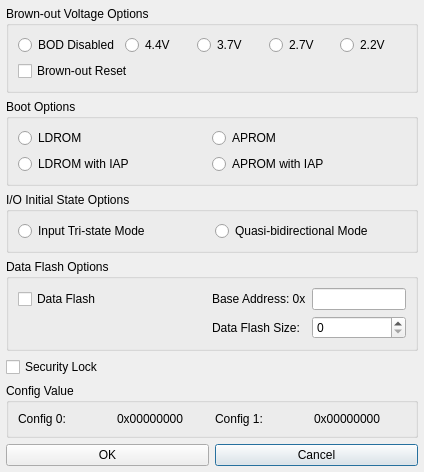
<?xml version="1.0" encoding="UTF-8"?>
<ui version="4.0">
 <class>Dialog</class>
 <widget class="QDialog" name="Dialog">
  <property name="geometry">
   <rect>
    <x>0</x>
    <y>0</y>
    <width>424</width>
    <height>381</height>
   </rect>
  </property>
  <layout class="QGridLayout" name="outer_layout">
   <property name="leftMargin">
    <number>6</number>
   </property>
   <property name="topMargin">
    <number>6</number>
   </property>
   <property name="rightMargin">
    <number>6</number>
   </property>
   <property name="bottomMargin">
    <number>6</number>
   </property>
   <property name="spacing">
    <number>6</number>
   </property>
   <item row="4" column="2">
    <widget class="QCheckBox" name="IDC_CHECK_SECURITY_LOCK">
     <property name="text">
      <string>Security Lock</string>
     </property>
    </widget>
   </item>
   <item row="6" column="3">
    <widget class="QPushButton" name="IDCANCEL">
     <property name="text">
      <string>Cancel</string>
     </property>
    </widget>
   </item>
   <item row="5" column="2" colspan="2">
    <widget class="QGroupBox" name="IDC_GROUP_CONFIG_VALUE">
     <property name="title">
      <string>Config Value</string>
     </property>
     <layout class="QHBoxLayout" name="layout_IDC_GROUP_CONFIG_VALUE">
      <item>
       <widget class="QLabel" name="IDC_STATIC_CONFIG_0">
        <property name="text">
         <string>Config 0:</string>
        </property>
       </widget>
      </item>
      <item>
       <widget class="QLabel" name="IDC_STATIC_CONFIG_VALUE_0">
        <property name="text">
         <string>0x00000000</string>
        </property>
       </widget>
      </item>
      <item>
       <widget class="QLabel" name="IDC_STATIC_CONFIG_1">
        <property name="text">
         <string>Config 1:</string>
        </property>
       </widget>
      </item>
      <item>
       <widget class="QLabel" name="IDC_STATIC_CONFIG_VALUE_1">
        <property name="text">
         <string>0x00000000</string>
        </property>
       </widget>
      </item>
     </layout>
    </widget>
   </item>
   <item row="0" column="2" colspan="2">
    <widget class="QGroupBox" name="IDC_GROUP_BROWN_OUT_VOLTAGE">
     <property name="title">
      <string>Brown-out Voltage Options</string>
     </property>
     <layout class="QGridLayout" name="layout_IDC_GROUP_BROWN_OUT_VOLTAGE">
      <item row="0" column="0">
       <widget class="QRadioButton" name="IDC_RADIO_BOV_DISABLE">
        <property name="text">
         <string>BOD Disabled</string>
        </property>
       </widget>
      </item>
      <item row="0" column="1" colspan="2">
       <widget class="QRadioButton" name="IDC_RADIO_BOV_0">
        <property name="text">
         <string>4.4V</string>
        </property>
       </widget>
      </item>
      <item row="0" column="2">
       <widget class="QRadioButton" name="IDC_RADIO_BOV_1">
        <property name="text">
         <string>3.7V</string>
        </property>
       </widget>
      </item>
      <item row="0" column="3">
       <widget class="QRadioButton" name="IDC_RADIO_BOV_2">
        <property name="text">
         <string>2.7V</string>
        </property>
       </widget>
      </item>
      <item row="0" column="4">
       <widget class="QRadioButton" name="IDC_RADIO_BOV_3">
        <property name="text">
         <string>2.2V</string>
        </property>
       </widget>
      </item>
      <item row="1" column="0" colspan="2">
       <widget class="QCheckBox" name="IDC_CHECK_BROWN_OUT_RESET">
        <property name="text">
         <string>Brown-out Reset</string>
        </property>
       </widget>
      </item>
     </layout>
    </widget>
   </item>
   <item row="2" column="2" colspan="2">
    <widget class="QGroupBox" name="IDC_GROUP_IO_STATE">
     <property name="title">
      <string>I/O Initial State Options</string>
     </property>
     <layout class="QHBoxLayout" name="layout_IDC_GROUP_IO_STATE">
      <item>
       <widget class="QRadioButton" name="IDC_RADIO_IO_TRI">
        <property name="text">
         <string>Input Tri-state Mode</string>
        </property>
       </widget>
      </item>
      <item>
       <widget class="QRadioButton" name="IDC_RADIO_IO_BI">
        <property name="text">
         <string>Quasi-bidirectional Mode</string>
        </property>
       </widget>
      </item>
     </layout>
    </widget>
   </item>
   <item row="3" column="2" colspan="2">
    <widget class="QGroupBox" name="IDC_GROUP_DATA_FLASH">
     <property name="title">
      <string>Data Flash Options</string>
     </property>
     <layout class="QGridLayout" name="gridLayout" columnstretch="2,1,1">
      <item row="0" column="0">
       <widget class="QCheckBox" name="IDC_CHECK_DATA_FLASH_ENABLE">
        <property name="text">
         <string>Data Flash</string>
        </property>
       </widget>
      </item>
      <item row="0" column="1">
       <widget class="QLabel" name="IDC_STATIC_FLASH_BASE_ADDRESS">
        <property name="text">
         <string>Base Address: 0x</string>
        </property>
       </widget>
      </item>
      <item row="0" column="2">
       <widget class="QLineEdit" name="IDC_EDIT_FLASH_BASE_ADDRESS"/>
      </item>
      <item row="1" column="1">
       <widget class="QLabel" name="IDC_STATIC_DATA_FLASH_SIZE">
        <property name="text">
         <string>Data Flash Size:</string>
        </property>
       </widget>
      </item>
      <item row="1" column="2">
       <widget class="QSpinBox" name="IDC_SPIN_DATA_FLASH_SIZE"/>
      </item>
     </layout>
    </widget>
   </item>
   <item row="1" column="2" colspan="2">
    <widget class="QGroupBox" name="IDC_GROUP_BOOT_SELECT">
     <property name="title">
      <string>Boot Options</string>
     </property>
     <layout class="QGridLayout" name="layout_IDC_GROUP_BOOT_SELECT" columnstretch="1,1,0">
      <item row="0" column="0">
       <widget class="QRadioButton" name="IDC_RADIO_BS_LDROM">
        <property name="text">
         <string>LDROM</string>
        </property>
       </widget>
      </item>
      <item row="0" column="1" colspan="2">
       <widget class="QRadioButton" name="IDC_RADIO_BS_APROM">
        <property name="text">
         <string>APROM</string>
        </property>
       </widget>
      </item>
      <item row="1" column="0" colspan="2">
       <widget class="QRadioButton" name="IDC_RADIO_BS_LDROM_APROM">
        <property name="text">
         <string>LDROM with IAP</string>
        </property>
       </widget>
      </item>
      <item row="1" column="1">
       <widget class="QRadioButton" name="IDC_RADIO_BS_APROM_LDROM">
        <property name="text">
         <string>APROM with IAP</string>
        </property>
       </widget>
      </item>
     </layout>
    </widget>
   </item>
   <item row="6" column="2">
    <widget class="QPushButton" name="IDOK">
     <property name="text">
      <string>OK</string>
     </property>
    </widget>
   </item>
  </layout>
 </widget>
 <resources/>
 <connections/>
</ui>
